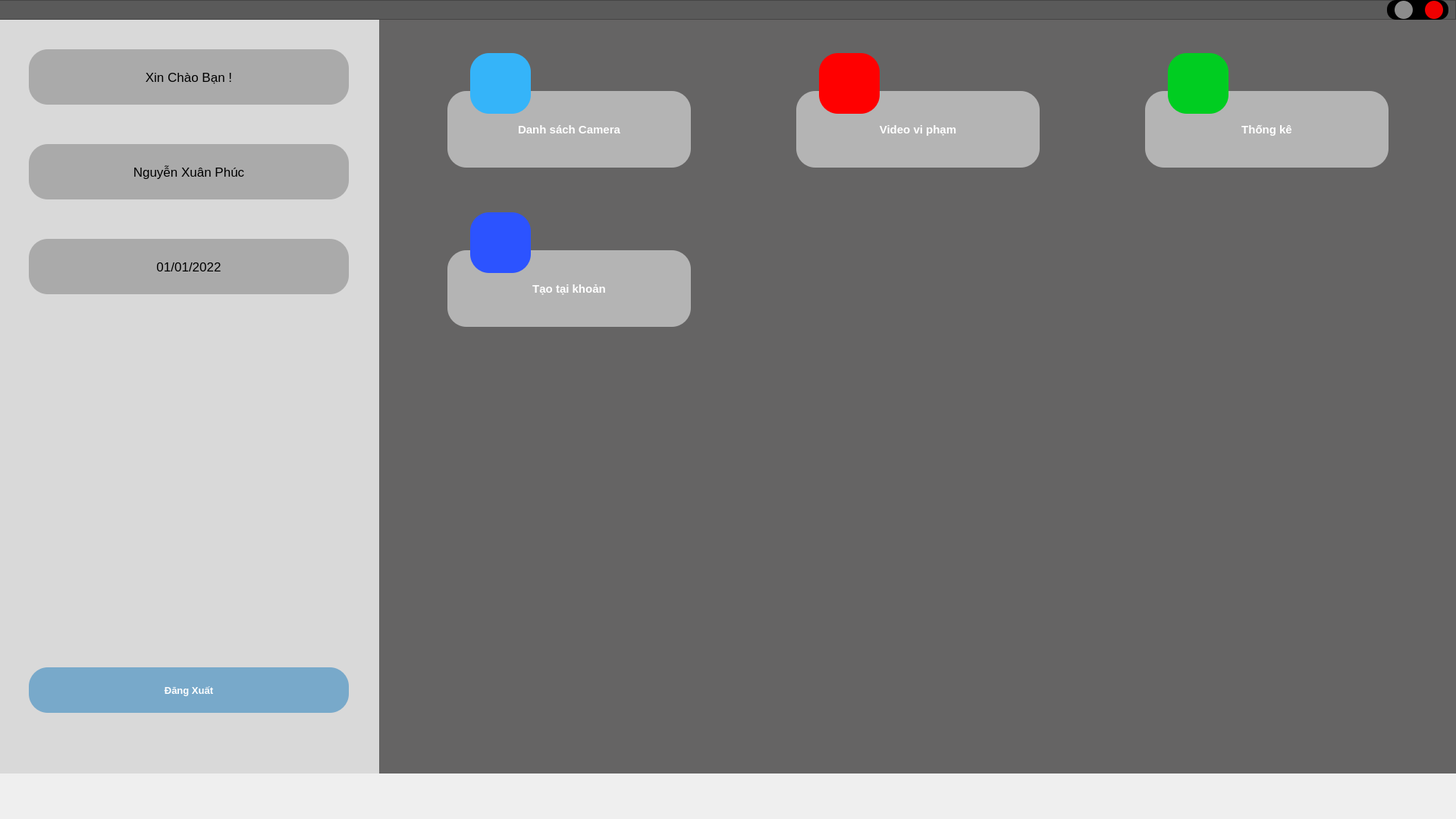
<?xml version="1.0" encoding="UTF-8"?>
<ui version="4.0">
 <class>Form</class>
 <widget class="QWidget" name="Form">
  <property name="geometry">
   <rect>
    <x>0</x>
    <y>0</y>
    <width>1920</width>
    <height>1080</height>
   </rect>
  </property>
  <property name="windowTitle">
   <string>Form</string>
  </property>
  <widget class="QWidget" name="widget" native="true">
   <property name="geometry">
    <rect>
     <x>0</x>
     <y>20</y>
     <width>1920</width>
     <height>1000</height>
    </rect>
   </property>
   <property name="styleSheet">
    <string notr="true">background-color: #D9D9D9;</string>
   </property>
   <widget class="QLabel" name="label">
    <property name="geometry">
     <rect>
      <x>38</x>
      <y>45</y>
      <width>422</width>
      <height>73</height>
     </rect>
    </property>
    <property name="font">
     <font>
      <pointsize>13</pointsize>
     </font>
    </property>
    <property name="styleSheet">
     <string notr="true">background-color: #AAAAAA;
border-radius:25px;</string>
    </property>
    <property name="text">
     <string>Xin Chào Bạn !</string>
    </property>
    <property name="alignment">
     <set>Qt::AlignCenter</set>
    </property>
   </widget>
   <widget class="QLabel" name="label_2">
    <property name="geometry">
     <rect>
      <x>38</x>
      <y>170</y>
      <width>422</width>
      <height>73</height>
     </rect>
    </property>
    <property name="font">
     <font>
      <pointsize>13</pointsize>
     </font>
    </property>
    <property name="styleSheet">
     <string notr="true">background-color: #AAAAAA;
border-radius:25px;</string>
    </property>
    <property name="text">
     <string>Nguyễn Xuân Phúc</string>
    </property>
    <property name="alignment">
     <set>Qt::AlignCenter</set>
    </property>
   </widget>
   <widget class="QLabel" name="label_3">
    <property name="geometry">
     <rect>
      <x>38</x>
      <y>295</y>
      <width>422</width>
      <height>73</height>
     </rect>
    </property>
    <property name="font">
     <font>
      <pointsize>13</pointsize>
     </font>
    </property>
    <property name="styleSheet">
     <string notr="true">background-color: #AAAAAA;
border-radius:25px;</string>
    </property>
    <property name="text">
     <string>01/01/2022</string>
    </property>
    <property name="alignment">
     <set>Qt::AlignCenter</set>
    </property>
   </widget>
   <widget class="QPushButton" name="pushButton">
    <property name="geometry">
     <rect>
      <x>38</x>
      <y>860</y>
      <width>422</width>
      <height>60</height>
     </rect>
    </property>
    <property name="font">
     <font>
      <pointsize>10</pointsize>
      <weight>75</weight>
      <bold>true</bold>
     </font>
    </property>
    <property name="styleSheet">
     <string notr="true">background-color: #78A9CA;
color: rgb(255, 255, 255);
border-radius:25px;</string>
    </property>
    <property name="text">
     <string>Đăng Xuất</string>
    </property>
    <property name="icon">
     <iconset>
      <normaloff>C:/Users/xuanp/Downloads/icons8-logout-50.png</normaloff>C:/Users/xuanp/Downloads/icons8-logout-50.png</iconset>
    </property>
   </widget>
  </widget>
  <widget class="QWidget" name="widget_2" native="true">
   <property name="geometry">
    <rect>
     <x>500</x>
     <y>20</y>
     <width>1421</width>
     <height>1000</height>
    </rect>
   </property>
   <property name="styleSheet">
    <string notr="true">background-color: #656464;</string>
   </property>
   <widget class="QWidget" name="widget_3" native="true">
    <property name="geometry">
     <rect>
      <x>90</x>
      <y>50</y>
      <width>321</width>
      <height>161</height>
     </rect>
    </property>
    <property name="styleSheet">
     <string notr="true">background-color:none;</string>
    </property>
    <widget class="QPushButton" name="pushButton_2">
     <property name="geometry">
      <rect>
       <x>0</x>
       <y>50</y>
       <width>321</width>
       <height>101</height>
      </rect>
     </property>
     <property name="font">
      <font>
       <pointsize>11</pointsize>
       <weight>75</weight>
       <bold>true</bold>
      </font>
     </property>
     <property name="styleSheet">
      <string notr="true">background-color:#B4B4B4;
border-radius:25px;
color:rgb(255, 255, 255)</string>
     </property>
     <property name="text">
      <string>Danh sách Camera</string>
     </property>
    </widget>
    <widget class="QPushButton" name="pushButton_3">
     <property name="geometry">
      <rect>
       <x>30</x>
       <y>0</y>
       <width>80</width>
       <height>80</height>
      </rect>
     </property>
     <property name="styleSheet">
      <string notr="true">background-color:#35B4F9;
border-radius:25px</string>
     </property>
     <property name="text">
      <string/>
     </property>
     <property name="icon">
      <iconset>
       <normaloff>C:/Users/xuanp/Downloads/icons8-list-26.png</normaloff>C:/Users/xuanp/Downloads/icons8-list-26.png</iconset>
     </property>
     <property name="iconSize">
      <size>
       <width>24</width>
       <height>24</height>
      </size>
     </property>
    </widget>
   </widget>
   <widget class="QWidget" name="widget_4" native="true">
    <property name="geometry">
     <rect>
      <x>550</x>
      <y>50</y>
      <width>321</width>
      <height>161</height>
     </rect>
    </property>
    <property name="styleSheet">
     <string notr="true">background-color:none;</string>
    </property>
    <widget class="QPushButton" name="pushButton_4">
     <property name="geometry">
      <rect>
       <x>0</x>
       <y>50</y>
       <width>321</width>
       <height>101</height>
      </rect>
     </property>
     <property name="font">
      <font>
       <pointsize>11</pointsize>
       <weight>75</weight>
       <bold>true</bold>
      </font>
     </property>
     <property name="styleSheet">
      <string notr="true">background-color:#B4B4B4;
border-radius:25px;
color:rgb(255, 255, 255)</string>
     </property>
     <property name="text">
      <string>Video vi phạm</string>
     </property>
    </widget>
    <widget class="QPushButton" name="pushButton_5">
     <property name="geometry">
      <rect>
       <x>30</x>
       <y>0</y>
       <width>80</width>
       <height>80</height>
      </rect>
     </property>
     <property name="styleSheet">
      <string notr="true">background-color:rgb(255, 0, 0);
border-radius:25px</string>
     </property>
     <property name="text">
      <string/>
     </property>
     <property name="icon">
      <iconset>
       <normaloff>C:/Users/xuanp/Downloads/icons8-cinema-44.png</normaloff>C:/Users/xuanp/Downloads/icons8-cinema-44.png</iconset>
     </property>
     <property name="iconSize">
      <size>
       <width>28</width>
       <height>28</height>
      </size>
     </property>
    </widget>
   </widget>
   <widget class="QWidget" name="widget_5" native="true">
    <property name="geometry">
     <rect>
      <x>1010</x>
      <y>50</y>
      <width>321</width>
      <height>161</height>
     </rect>
    </property>
    <property name="styleSheet">
     <string notr="true">background-color:none;</string>
    </property>
    <widget class="QPushButton" name="pushButton_6">
     <property name="geometry">
      <rect>
       <x>0</x>
       <y>50</y>
       <width>321</width>
       <height>101</height>
      </rect>
     </property>
     <property name="font">
      <font>
       <pointsize>11</pointsize>
       <weight>75</weight>
       <bold>true</bold>
      </font>
     </property>
     <property name="styleSheet">
      <string notr="true">background-color:#B4B4B4;
border-radius:25px;
color:rgb(255, 255, 255)</string>
     </property>
     <property name="text">
      <string>Thống kê</string>
     </property>
    </widget>
    <widget class="QPushButton" name="pushButton_7">
     <property name="geometry">
      <rect>
       <x>30</x>
       <y>0</y>
       <width>80</width>
       <height>80</height>
      </rect>
     </property>
     <property name="styleSheet">
      <string notr="true">background-color:#00CD21;
border-radius:25px</string>
     </property>
     <property name="text">
      <string/>
     </property>
     <property name="icon">
      <iconset>
       <normaloff>C:/Users/xuanp/Downloads/icons8-histogram-32.png</normaloff>C:/Users/xuanp/Downloads/icons8-histogram-32.png</iconset>
     </property>
     <property name="iconSize">
      <size>
       <width>28</width>
       <height>28</height>
      </size>
     </property>
    </widget>
   </widget>
   <widget class="QWidget" name="widget_6" native="true">
    <property name="geometry">
     <rect>
      <x>90</x>
      <y>260</y>
      <width>321</width>
      <height>161</height>
     </rect>
    </property>
    <property name="styleSheet">
     <string notr="true">background-color:none;</string>
    </property>
    <widget class="QPushButton" name="pushButton_8">
     <property name="geometry">
      <rect>
       <x>0</x>
       <y>50</y>
       <width>321</width>
       <height>101</height>
      </rect>
     </property>
     <property name="font">
      <font>
       <pointsize>11</pointsize>
       <weight>75</weight>
       <bold>true</bold>
      </font>
     </property>
     <property name="styleSheet">
      <string notr="true">background-color:#B4B4B4;
border-radius:25px;
color:rgb(255, 255, 255)</string>
     </property>
     <property name="text">
      <string>Tạo tại khoản</string>
     </property>
    </widget>
    <widget class="QPushButton" name="pushButton_9">
     <property name="geometry">
      <rect>
       <x>30</x>
       <y>0</y>
       <width>80</width>
       <height>80</height>
      </rect>
     </property>
     <property name="styleSheet">
      <string notr="true">background-color:rgb(44, 83, 255);
border-radius:25px;
</string>
     </property>
     <property name="text">
      <string/>
     </property>
     <property name="icon">
      <iconset>
       <normaloff>C:/Users/xuanp/Downloads/icons8-add-user-male-50.png</normaloff>C:/Users/xuanp/Downloads/icons8-add-user-male-50.png</iconset>
     </property>
     <property name="iconSize">
      <size>
       <width>28</width>
       <height>28</height>
      </size>
     </property>
    </widget>
   </widget>
  </widget>
  <widget class="QFrame" name="frame">
   <property name="geometry">
    <rect>
     <x>-1</x>
     <y>0</y>
     <width>1921</width>
     <height>26</height>
    </rect>
   </property>
   <property name="styleSheet">
    <string notr="true">background-color: rgb(90,90,90);</string>
   </property>
   <property name="frameShape">
    <enum>QFrame::StyledPanel</enum>
   </property>
   <property name="frameShadow">
    <enum>QFrame::Raised</enum>
   </property>
   <widget class="QWidget" name="widget_7" native="true">
    <property name="geometry">
     <rect>
      <x>1830</x>
      <y>0</y>
      <width>81</width>
      <height>26</height>
     </rect>
    </property>
    <property name="styleSheet">
     <string notr="true">background-color: rgb(0, 0, 0);
border-radius:12px;</string>
    </property>
    <widget class="QPushButton" name="pushButton_10">
     <property name="geometry">
      <rect>
       <x>10</x>
       <y>1</y>
       <width>24</width>
       <height>24</height>
      </rect>
     </property>
     <property name="styleSheet">
      <string notr="true">background-color: rgb(140,140,140);
border-radius:12px</string>
     </property>
     <property name="text">
      <string/>
     </property>
     <property name="icon">
      <iconset>
       <normaloff>static/icon/minimum-solid.svg</normaloff>static/icon/minimum-solid.svg</iconset>
     </property>
    </widget>
    <widget class="QPushButton" name="pushButton_11">
     <property name="geometry">
      <rect>
       <x>50</x>
       <y>1</y>
       <width>24</width>
       <height>24</height>
      </rect>
     </property>
     <property name="styleSheet">
      <string notr="true">background-color: rgb(239, 0, 0);
border-radius:12px</string>
     </property>
     <property name="text">
      <string/>
     </property>
     <property name="icon">
      <iconset>
       <normaloff>static/icon/times-solid.svg</normaloff>static/icon/times-solid.svg</iconset>
     </property>
    </widget>
   </widget>
  </widget>
 </widget>
 <resources/>
 <connections/>
</ui>
